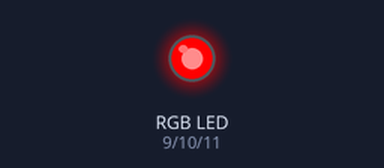
A sketch run on a simulated Arduino Uno, built with avr-gcc and run on an emulated ATmega328P. On the bench: an RGB LED mixed from three pins (HIGH = lit).

Above: at 0.5 s.
At 2.5 s:
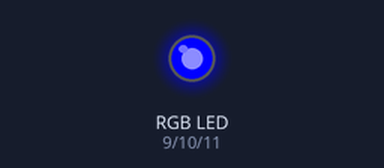
At 3.5 s:
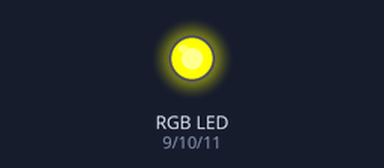
At 4.5 s:
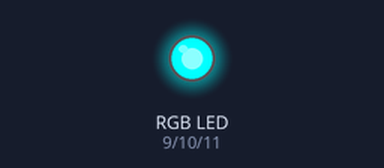
At 6.5 s:
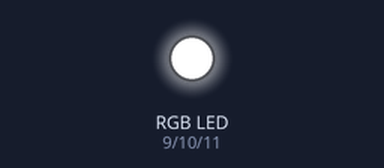
At 8.5 s:
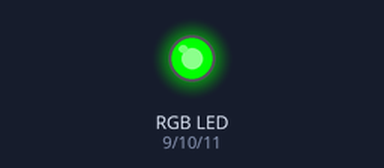
Timing chart, 0 to 9.1 s (numbered marks = the images above):
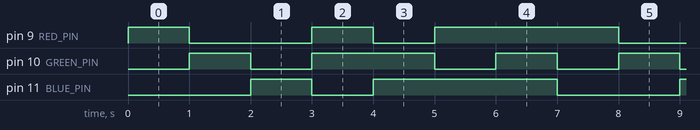

Measured:
- by itself, pin 9 (RED_PIN): repeats every 7.0 s: LOW 2.0 s, HIGH 1.0 s, LOW 1.0 s, HIGH 3.0 s
- by itself, pin 10 (GREEN_PIN): repeats every 7.0 s: LOW 1.0 s, HIGH 2.0 s, 2 × (LOW 1.0 s, HIGH 1.0 s)
- by itself, pin 11 (BLUE_PIN): repeats every 7.0 s: LOW 1.0 s, HIGH 3.0 s, LOW 2.0 s, HIGH 1.0 s

The sketch:

basic_colors.ino
```cpp
// 定義 RGB LED 腳位（使用 PWM）
const int RED_PIN = 9;
const int GREEN_PIN = 10;
const int BLUE_PIN = 11;

// 是否為共陽極 RGB LED
const boolean COMMON_ANODE = false;

void setup() {
  pinMode(RED_PIN, OUTPUT);
  pinMode(GREEN_PIN, OUTPUT);
  pinMode(BLUE_PIN, OUTPUT);
}

void loop() {
  // 顯示紅色
  setColor(255, 0, 0);
  delay(1000);

  // 顯示綠色
  setColor(0, 255, 0);
  delay(1000);

  // 顯示藍色
  setColor(0, 0, 255);
  delay(1000);

  // 顯示黃色（紅+綠）
  setColor(255, 255, 0);
  delay(1000);

  // 顯示青色（綠+藍）
  setColor(0, 255, 255);
  delay(1000);

  // 顯示紫色（紅+藍）
  setColor(255, 0, 255);
  delay(1000);

  // 顯示白色（全亮）
  setColor(255, 255, 255);
  delay(1000);
}

// 設定 RGB LED 顏色
void setColor(int red, int green, int blue) {
  // 如果是共陽極 LED，需要反轉數值
  if (COMMON_ANODE) {
    red = 255 - red;
    green = 255 - green;
    blue = 255 - blue;
  }

  analogWrite(RED_PIN, red);
  analogWrite(GREEN_PIN, green);
  analogWrite(BLUE_PIN, blue);
}
```
